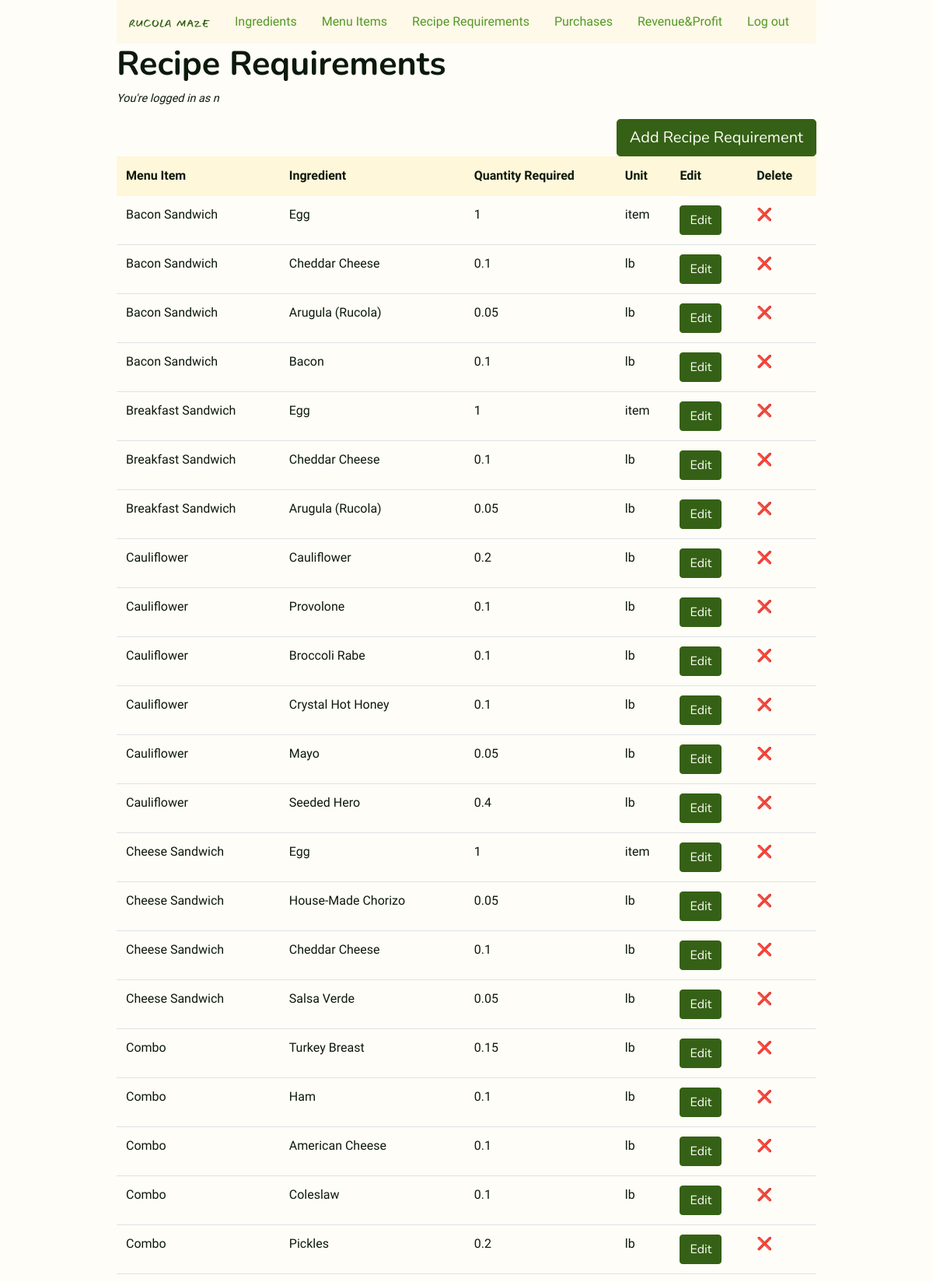
Page /recipe_requirements/ (signed in, upper part) on the committed database.
### rucola_maze/models.py (models this page shows, shortened)
class User(UserMixin, db.Model):
    id = mapped_column(db.Integer, primary_key=True)
    username = mapped_column(db.String(64), unique=True, index=True)
    email = mapped_column(db.String(128), index=True, unique=True)
    password_hash = mapped_column(db.String(128))
    joined_at = mapped_column(db.DateTime(), index=True, default=datetime.utcnow)

class RecipeRequirement(db.Model):
    id = mapped_column(db.Integer, primary_key=True)
    ingredient_id = mapped_column(db.Integer, db.ForeignKey("ingredient.id"))
    menu_item_id = mapped_column(db.Integer, db.ForeignKey("menu_item.id"))
    quantity_required = mapped_column(
        db.Numeric(precision=2, asdecimal=False, decimal_return_scale=None)
    )

class MenuItem(db.Model):
    id = mapped_column(db.Integer, primary_key=True)
    title = mapped_column(db.String(128), unique=True, index=True)
    price_dollars = mapped_column(db.Integer)
    price_cents = mapped_column(db.Integer, default=0)
    in_recipe_requirements = db.relationship(
        "RecipeRequirement",
        backref="menu_item",
        lazy="dynamic",
        cascade="all, delete, delete-orphan",
    )
    purchases = db.relationship(
        "Purchase",
        backref="menu_item",
        lazy="dynamic",
        cascade="all, delete, delete-orphan",
    )
    def __str__(self):
        return self.title

class Ingredient(db.Model):
    id = mapped_column(db.Integer, primary_key=True)
    name = mapped_column(db.String(96), unique=True, index=True)
    quantity_available = mapped_column(
        db.Numeric(precision=2, asdecimal=False, decimal_return_scale=None), default=0
    )
    unit = mapped_column(db.String(16))
    unit_price_dollars = mapped_column(db.Integer, default=0)
    unit_price_cents = mapped_column(db.Integer, default=0)
    in_recipe_requirements = db.relationship(
        "RecipeRequirement",
        backref="ingredient",
        lazy="dynamic",
        cascade="all, delete, delete-orphan",
    )
    def __str__(self):
        return self.name

### rucola_maze/inventory.py (the view)
@bp.route("/recipe_requirements/")
@login_required
def recipe_requirements():
    recipe_requirements = (
        db.session.query(RecipeRequirement)
        .join(RecipeRequirement.menu_item)
        .order_by(MenuItem.title)
    )
    return render_template(
        "inventory/recipe_requirements.html", recipe_requirements=recipe_requirements
    )

### rucola_maze/models.py (called while the page is built)
@login_manager.user_loader
def load_user(user_id):
    return User.query.get(int(user_id))

### rucola_maze/templates/inventory/recipe_requirements.html (shortened to what this page needs)
{% extends 'base.html' %}
{% block content %}
<div class="h1">
    <h1>Recipe Requirements</h1>
</div>
<p class="small-text">You're logged in as {{ current_user.username }}</p>
<div><a class="btn btn-primary btn-lg right" href="{{ url_for('inventory.recipe_requirement_new')}}" role="button">Add
        Recipe
        Requirement</a>
</div>
<table class="table">
    <thead class="thead-light">
        <tr>
            <th>Menu Item</th>
            <th>Ingredient</th>
            <th>Quantity Required</th>
            <th>Unit</th>
            <th>Edit</th>
            <th>Delete</th>
        </tr>
    </thead>
    {% for recipe_requirement in recipe_requirements %}
    <tr>
        <td>{{ recipe_requirement.menu_item }}</td>
        <td>{{ recipe_requirement.ingredient }}</td>
        <td>{{ recipe_requirement.quantity_required }}</td>
        <td>{{ recipe_requirement.ingredient.unit }}</td>
        <td><a href="{{ url_for('inventory.recipe_requirement_edit', recipe_requirement_id = recipe_requirement.id) }}"><button
                    class="btn btn-primary">Edit</button></a>
        </td>
        <td><a
                href="{{ url_for('inventory.recipe_requirement_delete', recipe_requirement_id = recipe_requirement.id) }}">❌
        </td>
    </tr>
    {% endfor %}
</table>
{% endblock %}

### rucola_maze/static/style.css (style rules this page uses)
body { font-family: PT Sans; color: #0C190B; background-color: #FFFDF8; width: 75%; margin: 0 auto; }
.small-text { font-size: 0.9em; font-style: italic; }
a { color: #559825; }
.h1 h1 { font-family: Nunito; font-weight: bold; font-size: 2.7rem; margin-top: 24; }
.btn-primary { background-color: #356116; color: #FFFDF8; font-family: Nunito; border-color: #356116; }
.right { float: right; }
.table .thead-light th { color: #0C190B; background-color: #FFF7DA; border-color: #FFF7DA; }

### rows in the picture
User: username "n"
RecipeRequirement: menu_item "Bacon Sandwich", ingredient "Egg", quantity_required "1", ingredient.unit "item"
RecipeRequirement: menu_item "Bacon Sandwich", ingredient "Cheddar Cheese", quantity_required "0.1", ingredient.unit "lb"
RecipeRequirement: menu_item "Bacon Sandwich", ingredient "Arugula (Rucola)", quantity_required "0.05", ingredient.unit "lb"
RecipeRequirement: menu_item "Bacon Sandwich", ingredient "Bacon", quantity_required "0.1", ingredient.unit "lb"
RecipeRequirement: menu_item "Breakfast Sandwich", ingredient "Egg", quantity_required "1", ingredient.unit "item"
RecipeRequirement: menu_item "Breakfast Sandwich", ingredient "Cheddar Cheese", quantity_required "0.1", ingredient.unit "lb"
RecipeRequirement: menu_item "Breakfast Sandwich", ingredient "Arugula (Rucola)", quantity_required "0.05", ingredient.unit "lb"
RecipeRequirement: menu_item "Cauliflower", ingredient "Cauliflower", quantity_required "0.2", ingredient.unit "lb"
RecipeRequirement: menu_item "Cauliflower", ingredient "Provolone", quantity_required "0.1", ingredient.unit "lb"
RecipeRequirement: menu_item "Cauliflower", ingredient "Broccoli Rabe", quantity_required "0.1", ingredient.unit "lb"
RecipeRequirement: menu_item "Cauliflower", ingredient "Crystal Hot Honey", quantity_required "0.1", ingredient.unit "lb"
RecipeRequirement: menu_item "Cauliflower", ingredient "Mayo", quantity_required "0.05", ingredient.unit "lb"
RecipeRequirement: menu_item "Cauliflower", ingredient "Seeded Hero", quantity_required "0.4", ingredient.unit "lb"
RecipeRequirement: menu_item "Cheese Sandwich", ingredient "Egg", quantity_required "1", ingredient.unit "item"
RecipeRequirement: menu_item "Cheese Sandwich", ingredient "House-Made Chorizo", quantity_required "0.05", ingredient.unit "lb"
RecipeRequirement: menu_item "Cheese Sandwich", ingredient "Cheddar Cheese", quantity_required "0.1", ingredient.unit "lb"
RecipeRequirement: menu_item "Cheese Sandwich", ingredient "Salsa Verde", quantity_required "0.05", ingredient.unit "lb"
RecipeRequirement: menu_item "Combo", ingredient "Turkey Breast", quantity_required "0.15", ingredient.unit "lb"
RecipeRequirement: menu_item "Combo", ingredient "Ham", quantity_required "0.1", ingredient.unit "lb"
RecipeRequirement: menu_item "Combo", ingredient "American Cheese", quantity_required "0.1", ingredient.unit "lb"
RecipeRequirement: menu_item "Combo", ingredient "Coleslaw", quantity_required "0.1", ingredient.unit "lb"
RecipeRequirement: menu_item "Combo", ingredient "Pickles", quantity_required "0.2", ingredient.unit "lb"
